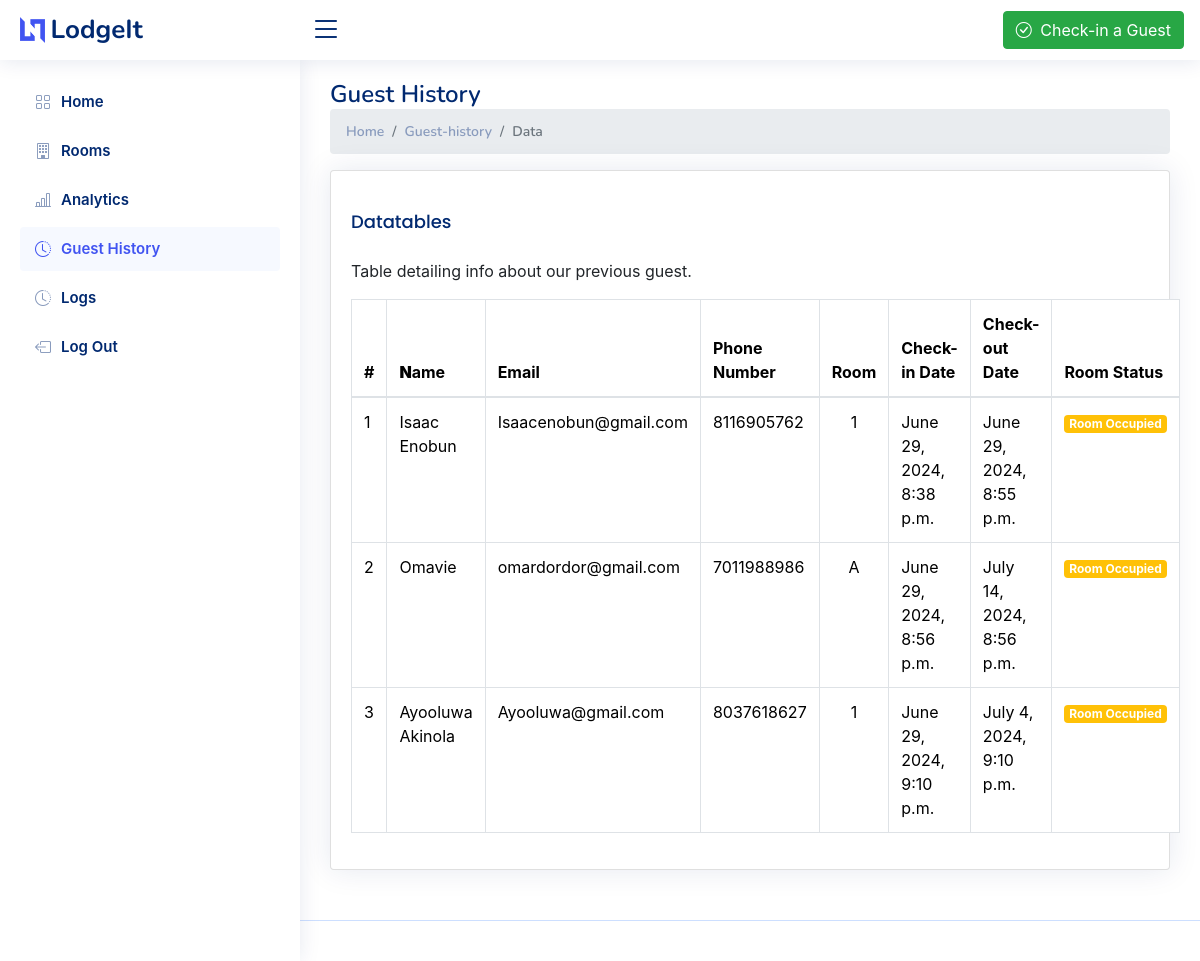
/history/ (signed in), run on an earlier commit of the app's database.
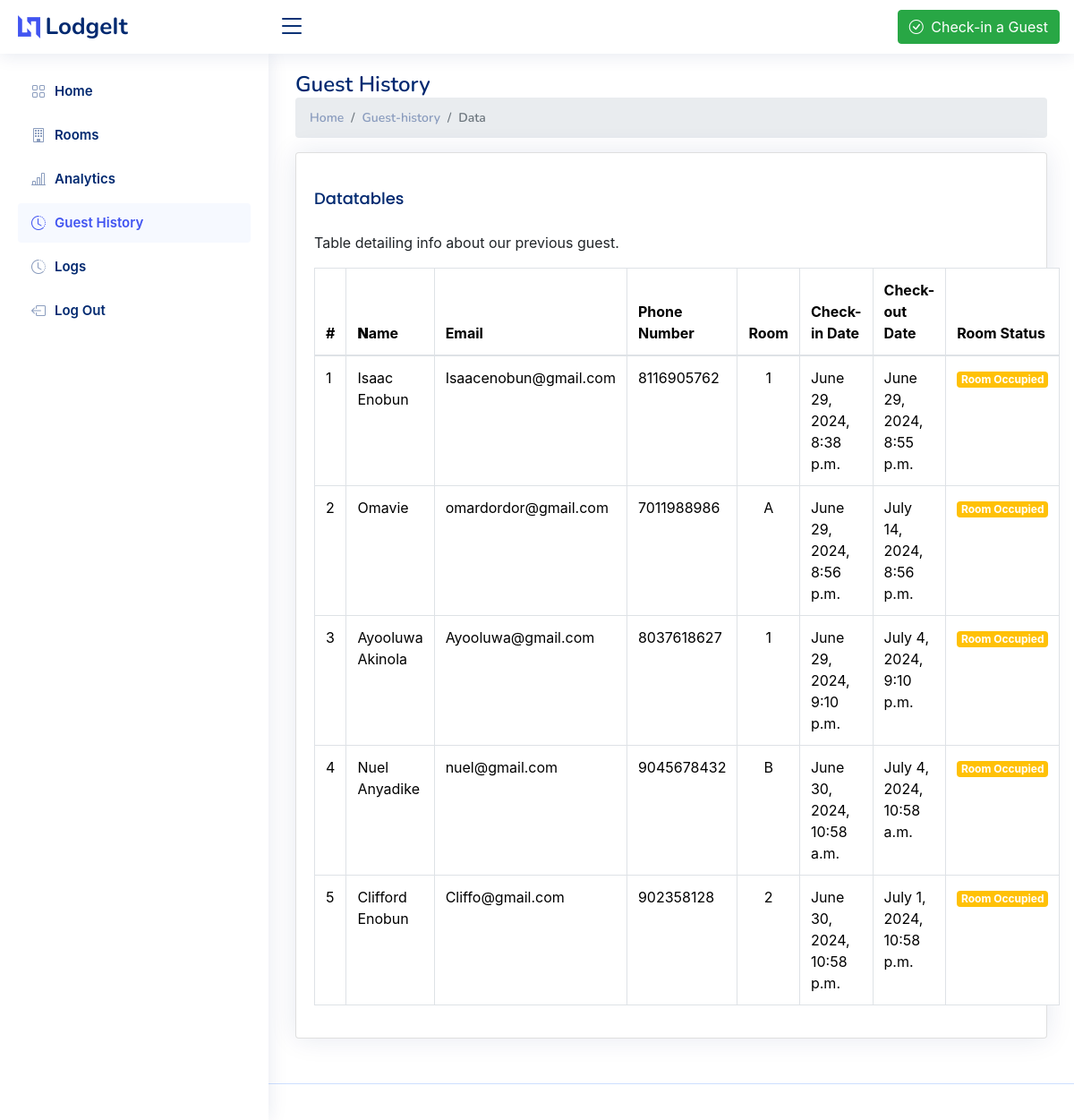
And on a later commit of the database.
### LodgeApp/models.py (models this page shows, shortened)
class Guest(models.Model):
    name = models.CharField(max_length=50)
    email = models.EmailField()
    number = models.IntegerField()
    room  = models.ForeignKey(Room, on_delete=models.CASCADE)
    check_in = models.DateTimeField(auto_now_add=True)
    staff = models.ForeignKey(Staff, on_delete=models.CASCADE)
    check_out = models.DateTimeField(null=True,blank=True)
    revenue = models.ForeignKey(Revenue, on_delete=models.CASCADE, null=True, blank=True)
    company = models.ForeignKey(Company, on_delete=models.CASCADE, null=True)
    duration = models.IntegerField(null=True)

class Room(models.Model):
    suite = models.ForeignKey(Suite, on_delete=models.CASCADE, null=True)
    company = models.ForeignKey(Company, on_delete=models.CASCADE, null=True)
    room_number = models.CharField(max_length=10)
    room_status = models.BooleanField(default=False)

### LodgeApp/views.py (the view)
# urls.py: path('history/', views.history, name='history'),
def history(request):
    if not request.user.is_authenticated:
        return redirect('sign-in')
    if request.user.is_authenticated and request.user.company is None:
        return redirect('onboarding')
    guests = Guest.objects.filter(company=request.user.company)
    available_rooms = Room.objects.filter(room_status=False,
                                          company=request.user.company)
    context = {
        'available_rooms':available_rooms,
        'guests': guests,
        'page_name':'History'
    }
    return render(request, 'guest-history.html', context)

### LodgeApp/templates/guest-history.html (shortened to what this page needs)
{% extends 'base.html' %}
{% load static %}
{% block content %}
<body>
  {% include 'partials/_header.html' %}
  {% include 'sidebar.html' %}
  <main id="main" class="main">
    <div class="pagetitle">
      <h1>Guest History</h1>
      <nav>
        <ol class="breadcrumb">
          <li class="breadcrumb-item"><a href="index.html">Home</a></li>
          <li class="breadcrumb-item">Guest-history</li>
          <li class="breadcrumb-item active">Data</li>
        </ol>
      </nav>
    </div>
    <section class="section">
      <div class="row">
        <div class="col-lg-12">
          <div class="card">
            <div class="card-body">
              <h5 class="card-title">Datatables</h5>
              <p>Table detailing info about our previous guest.</p>
              <table
                class="table datatable table-group-divider table-bordered"
              >
                <thead>
                  <tr>
                    <th scope="col">#</th>
                    <th><b>N</b>ame</th>
                    <th>Email</th>
                    <th>Phone Number</th>
                    <th>Room</th>
                    <th data-type="date" data-format="YYYY/DD/MM">
                      Check-in Date
                    </th>
                    <th data-type="date" data-format="YYYY/DD/MM">
                      Check-out Date
                    </th>
                    <th scope="col">Room Status</th>
                  </tr>
                </thead>
                <tbody>
                  {% for guest in guests %}
                  <tr>
                    <td>{{ forloop.counter }}</td>
                    <td>{{guest.name}}</td>
                    <td>{{guest.email}}</td>
                    <td>{{guest.number}}</td>
                    <td style="text-align: center">
                      {{guest.room.room_number}}
                    </td>
                    <td>{{guest.check_in}}</td>
                    {% if guest.check_out %}
                    <td>{{guest.check_out}}</td>
                    {% else %}
                    <td style="text-align: center">-</td>
                    {% endif %} {% if guest.room.room_status %}
                    <td>
                      <span class="badge bg-warning">Room Occupied</span>
                    </td>
                    {% else %}
                    <td><span class="badge bg-success">Room Vacant</span></td>
                    {% endif %}
                  </tr>
                  {% endfor %}
                </tbody>
              </table>
            </div>
          </div>
        </div>
      </div>
    </section>
  </main>
  <footer id="footer" class="footer"></footer>
</body>
{% endblock content %}

### LodgeApp/templates/base.html (shortened to what this page needs)
{% load static %}
<!DOCTYPE html>
<html lang="en">
  <head>
    {% include 'head.html' %}
  </head>
    {% block content %}
    {% endblock content %}
</html>

### LodgeApp/templates/head.html (shortened to what this page needs)
{% load static %}
<link
    href="{% static 'vendor/bootstrap/css/bootstrap.min.css' %}"
    rel="stylesheet"
/>
<link
    href="{% static 'vendor/bootstrap-icons/bootstrap-icons.css' %}"
    rel="stylesheet"
/>
<link
    href="{% static 'vendor/boxicons/css/boxicons.min.css' %}"
    rel="stylesheet"
/>
<link href="{% static 'vendor/quill/quill.snow.css' %}" rel="stylesheet" />
<link href="{% static 'vendor/quill/quill.bubble.css' %}" rel="stylesheet" />
<link href="{% static 'vendor/remixicon/remixicon.css' %}" rel="stylesheet" />
<link
    href="{% static 'vendor/simple-datatables/style.css' %}"
    rel="stylesheet"
/>
<link href="{% static 'css/style.css' %}" rel="stylesheet" />
<link rel="stylesheet" href="{% static 'css/room-carousel.css' %}">

### LodgeApp/templates/partials/_header.html (shortened to what this page needs)
{% load static %}
<header id="header" class="header fixed-top d-flex align-items-center">
    <div class="d-flex align-items-center justify-content-between">
        <a href="{% url 'dashboard' %}" class="logo d-flex align-items-center">
        <img src="{% static 'img/logo.png' %}" alt=""/>
        <span class="d-none d-lg-block">LodgeIt</span>
        </a>
        <i class="bi bi-list toggle-sidebar-btn"></i>
    </div>
    <nav class="header-nav ms-auto">
        <ul class="d-flex align-items-center">
        <li class="nav-item pe-3">
            <button
            type="button"
            class="btn btn-success"
            data-bs-toggle="modal"
            data-bs-target="#basicModal"
            >
                <i class="bi bi-check-circle me-1"></i> Check-in a Guest
            </button>
        </li>
        </ul>
    </nav>
</header>

### LodgeApp/templates/sidebar.html
{% load static %}
<aside id="sidebar" class="sidebar">
    <ul class="sidebar-nav" id="sidebar-nav">
      <li class="nav-item">
        <a class="nav-link collapsed" id = "nav-dashboard" href="{% url 'dashboard' %}">
          <i class="bi bi-grid"></i>
          <span>Home</span>
        </a>
      </li>
      <li class="nav-item">
        <a class="nav-link collapsed" id = "nav-rooms" href="{% url 'rooms' %}">
          <i class="bi bi-building"></i>
          <span>Rooms</span>
        </a>
      </li>
      <li class="nav-item">
        <a class="nav-link collapsed" id = "nav-analytics" href="{% url 'analytics' %}">
          <i class="bi bi-bar-chart-line"></i>
          <span>Analytics</span>
        </a>
      </li>
      <li class="nav-item">
        <a class="nav-link collapsed" id = "nav-history" href="{% url 'history' %}">
          <i class="bi bi-clock-history"></i>
          <span>Guest History</span>
        </a>
      </li>
      <li class="nav-item">
        <a class="nav-link collapsed" id = "nav-dashboard" href="{% url 'logs' %}">
          <i class="bi bi-clock-history"></i>
          <span>Logs</span>
        </a>
      </li>
      <li class="nav-item">
        <a class="nav-link collapsed" href="{% url 'logout' %}">
          <i class="bi bi-box-arrow-left"></i>
          <span>Log Out</span>
        </a>
      </li>
    </ul>
  </aside>

### LodgeApp/templates/scripts.html (shortened to what this page needs)
{% load static %}

### LodgeApp/static/css/style.css (style rules this page uses)
:root { scroll-behavior: smooth; }
body { font-family: "Open Sans", sans-serif; background: #f6f9ff; color: #444444; }
a { color: #4154f1; text-decoration: none; }
h1, h2, h3, h4, h5, h6 { font-family: "Nunito", sans-serif; }
#main { margin-top: 60px; padding: 20px 30px; transition: all 0.3s; }
.pagetitle { margin-bottom: 10px; }
.pagetitle h1 { font-size: 24px; margin-bottom: 0; font-weight: 600; color: #012970; }
.card { margin-bottom: 30px; border: none; border-radius: 5px; box-shadow: 0px 0 30px rgba(1, 41, 112, 0.1); }
.card-title { padding: 20px 0 15px 0; font-size: 18px; font-weight: 500; color: #012970; font-family: "Poppins", sans-serif; }
.card-body { padding: 0 20px 20px 20px; }
.breadcrumb { font-size: 14px; font-family: "Nunito", sans-serif; color: #899bbd; font-weight: 600; }
.breadcrumb a { color: #899bbd; transition: 0.3s; }
.breadcrumb .breadcrumb-item::before { color: #899bbd; }
.breadcrumb .active { color: #51678f; font-weight: 600; }
.logo { line-height: 1; }
@media (min-width: 1200px) { .logo { width: 280px; } }
.logo img { max-height: 26px; margin-right: 6px; }
.logo span { font-size: 26px; font-weight: 700; color: #012970; font-family: "Nunito", sans-serif; }
.header { transition: all 0.5s; z-index: 997; height: 60px; box-shadow: 0px 2px 20px rgba(1, 41, 112, 0.1); background-color: #fff; padding-left: 20px; }
.header .toggle-sidebar-btn { font-size: 32px; padding-left: 10px; cursor: pointer; color: #012970; }
.header-nav ul { list-style: none; }
.header-nav>ul { margin: 0; padding: 0; }
.sidebar { position: fixed; top: 60px; left: 0; bottom: 0; width: 300px; z-index: 996; transition: all 0.3s; padding: 20px; overflow-y: auto; scrollbar-width: thin; scrollbar-color: #aab7cf transparent; box-shadow: 0px 0px 20px rgba(1, 41, 112, 0.1); background-color: #fff; }
@media (min-width: 1200px) { #main, #footer { margin-left: 300px; } }
.sidebar-nav { padding: 0; margin: 0; list-style: none; }
.sidebar-nav li { padding: 0; margin: 0; list-style: none; }
.sidebar-nav .nav-item { margin-bottom: 5px; }
.sidebar-nav .nav-link { display: flex; align-items: center; font-size: 15px; font-weight: 600; color: #4154f1; transition: 0.3; background: #f6f9ff; padding: 10px 15px; border-radius: 4px; }
.sidebar-nav .nav-link i { font-size: 16px; margin-right: 10px; color: #4154f1; }
.sidebar-nav .nav-link.collapsed { color: #012970; background: #fff; }
.sidebar-nav .nav-link.collapsed i { color: #899bbd; }
.footer { padding: 20px 0; font-size: 14px; transition: all 0.3s; border-top: 1px solid #cddfff; }

### LodgeApp/static/css/room-carousel.css (style rules this page uses)
.row { display: flex; justify-content: center; }

What changed in the data, as far as the page shows it:
added Guest: name "Nuel Anyadike", email "nuel@gmail.com", number "9045678432", room.room_number "B", check_in "June 30, 2024, 10:58 a.m.", check_out "July 4, 2024, 10:58 a.m.", shows "Room Occupied"
added Guest: name "Clifford Enobun", email "Cliffo@gmail.com", number "902358128", room.room_number "2", check_in "June 30, 2024, 10:58 p.m.", check_out "July 1, 2024, 10:58 p.m.", shows "Room Occupied"
